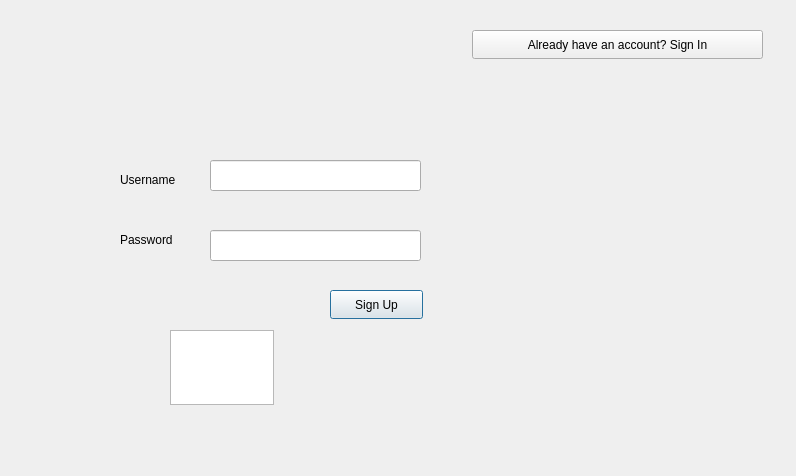
<?xml version="1.0" encoding="UTF-8"?>
<ui version="4.0">
 <class>SignUp</class>
 <widget class="QDialog" name="SignUp">
  <property name="geometry">
   <rect>
    <x>0</x>
    <y>0</y>
    <width>796</width>
    <height>476</height>
   </rect>
  </property>
  <property name="windowTitle">
   <string>Dialog</string>
  </property>
  <widget class="QLineEdit" name="lineEdit">
   <property name="geometry">
    <rect>
     <x>210</x>
     <y>160</y>
     <width>211</width>
     <height>31</height>
    </rect>
   </property>
  </widget>
  <widget class="QLineEdit" name="lineEdit_2">
   <property name="geometry">
    <rect>
     <x>210</x>
     <y>230</y>
     <width>211</width>
     <height>31</height>
    </rect>
   </property>
  </widget>
  <widget class="QTextEdit" name="textEdit">
   <property name="geometry">
    <rect>
     <x>170</x>
     <y>330</y>
     <width>104</width>
     <height>75</height>
    </rect>
   </property>
  </widget>
  <widget class="QLabel" name="label">
   <property name="geometry">
    <rect>
     <x>120</x>
     <y>170</y>
     <width>91</width>
     <height>20</height>
    </rect>
   </property>
   <property name="text">
    <string>Username</string>
   </property>
  </widget>
  <widget class="QLabel" name="label_2">
   <property name="geometry">
    <rect>
     <x>120</x>
     <y>230</y>
     <width>71</width>
     <height>20</height>
    </rect>
   </property>
   <property name="text">
    <string>Password</string>
   </property>
  </widget>
  <widget class="QPushButton" name="pushButton">
   <property name="geometry">
    <rect>
     <x>330</x>
     <y>290</y>
     <width>93</width>
     <height>29</height>
    </rect>
   </property>
   <property name="text">
    <string>Sign Up</string>
   </property>
  </widget>
  <widget class="QPushButton" name="pushButton_2">
   <property name="geometry">
    <rect>
     <x>472</x>
     <y>30</y>
     <width>291</width>
     <height>29</height>
    </rect>
   </property>
   <property name="text">
    <string>Already have an account? Sign In</string>
   </property>
  </widget>
 </widget>
 <resources/>
 <connections/>
</ui>
